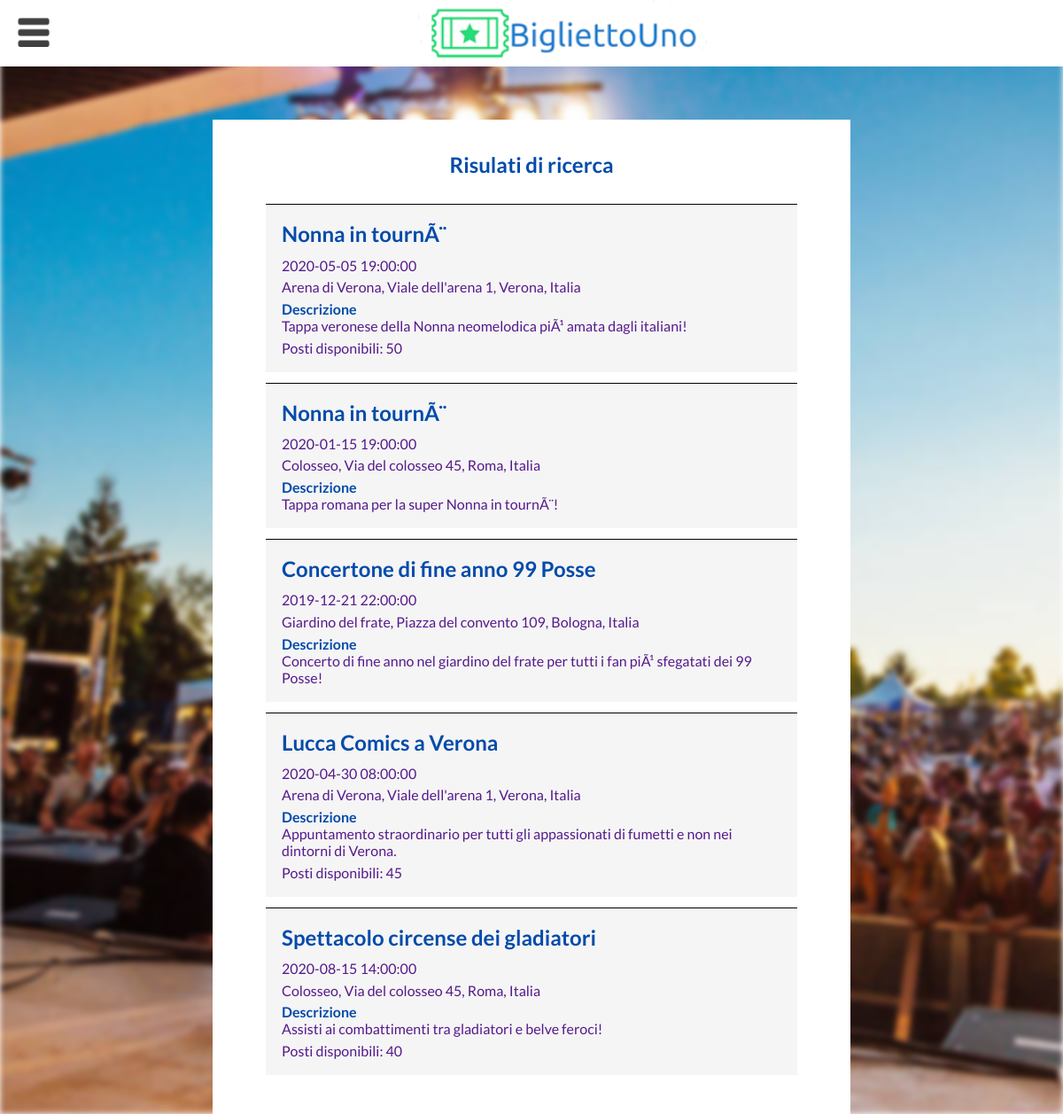
The page /search_results.php (signed in) on the database its author committed.
### tables this page shows
create table EVENTO (
     codEvento int not null,
     nomeEvento varchar(60) not null,
     dataEOra DATETIME not null,
     NSFC BIT(1) not null,
     descrizione varchar(600) not null,
     nomeImmagine varchar(30) not null,
     codLuogo int not null,
     emailOrganizzatore varchar(30) not null,
     constraint ID_EVENTO_ID primary key (codEvento));

### search_results.php (called while the page is built, shortened)
<?php
    require_once('bootstrap.php');
    $searchTerms["NSFC"] = isset($_SESSION["sessUser"]["NSFC"]) ? $_SESSION["sessUser"]["NSFC"] : 0;
    $templateParams["name"] = "search_results.php";
    $templateParams["title"] = "Risultati della ricerca";
    $templateParams["css"] = array("base.css", "events.css");
    $templateParams["js"] = array("https://ajax.googleapis.com/ajax/libs/jquery/3.4.1/jquery.min.js", "js/base.js");
    $templateParams["events"] = $dbh->searchEvent($searchTerms);
    require(TEMPLATE_DIR."base.php");
?>

### php/DatabaseHelper.php (called while the page is built, shortened)
<?php
class DatabaseHelper{
    private $db;
    public function __construct($servername, $username, $password, $dbname){
        $this->db = new mysqli($servername, $username, $password, $dbname);
    }
    public function searchEvent(array $searchParameters) {
        $queryEvento = "SELECT E.codEvento, E.nomeEvento, E.dataEOra, E.NSFC, E.descrizione, E.nomeImmagine, E.emailOrganizzatore,
                               L.codLuogo, L.nome AS nomeLuogo, L.indirizzo, L.capienzaMassima,
                               COUNT(P.codPrenotazione) as postiOccupati, (COUNT(P.codPrenotazione)/COUNT(P.codPosto) * 100) as percPostiOccupati, COUNT(P.codPosto) AS maxPostiDisponibili
                        FROM evento E, luogo L, posto P
                        WHERE E.codLuogo = L.codLuogo
                          AND p.codEvento = E.codEvento
                          AND E.NSFC <= ".$searchParameters["NSFC"];
        $queryEvento .= " GROUP BY E.codEvento, E.nomeEvento, E.dataEOra, E.NSFC, E.descrizione, E.nomeImmagine, E.emailOrganizzatore,
                                 L.codLuogo, L.nome, L.indirizzo, L.capienzaMassima
                        HAVING percPostiOccupati < 100";
        $queryCategorie = "SELECT EHC.codEvento, GROUP_CONCAT(ce.nomeCategoria SEPARATOR ', ') AS categorie
                           FROM evento_ha_categoria EHC, categoria_evento CE
                           WHERE EHC.codCategoria = ce.codCategoria";
        $queryCategorie .= " GROUP BY EHC.codEvento";
        $queryCompleta = "SELECT *
                          FROM (".$queryEvento.") AS tabEventi,
                               (".$queryCategorie.") AS tabCategorie
                          WHERE tabEventi.codEvento = tabCategorie.codEvento";
        $stmt = $this->db->prepare($queryCompleta);
        $stmt->execute();
        return $stmt->get_result()->fetch_all(MYSQLI_ASSOC);
    }
}
?>

### php/template/search_results.php (the view, shortened to what this page needs)
<div class="main-content">
    <section id="result_events" class="tabcontent">
        <h1> Risulati di ricerca </h1>
        <?php
            foreach ($templateParams["events"] as $event):
        ?>
        <a href="event_details.php?codEvento=<?php echo $event["codEvento"];?>">
            <article>
                <h2><?php echo $event["nomeEvento"];?></h2>
                <p><?php echo $event["dataEOra"];?></p>
                <p><?php echo $event["nomeLuogo"].", ".$event["indirizzo"];?></p>
                <p class="description_p"><?php echo '<span class="description_span">Descrizione</span>'.$event["descrizione"];?></p>
                <?php if($event["dataEOra"] > date("Y-m-d H:i:s")):?>
                <p>Posti disponibili: <?php echo min($event["capienzaMassima"], $event["maxPostiDisponibili"]) - $event["postiOccupati"]?></p>
                <?php endif; ?>
            </article>
        </a>
        <?php endforeach;?>
    </section>
</div>

### css/base.css (style rules this page uses)
h1, h2, h3, h4, h5, h6 { color: #034BAB; }
* { font-family: 'Lato', sans-serif; color: #551A8B; }
article p { margin-top: 1%; }
html, body { height: 100%; }
body, header, p, h1, h2, h3, h4, h5, h6, ul { margin: 0; padding: 0; }
body { display: flex; flex-direction: column; overflow-y: auto; font-size: 100%; }
.main-content { background-color: white; width: 85%; margin-left: 7.5%; margin-top: 5%; padding: 3% 5%; box-sizing: border-box; }
@media screen and (min-width:650px) { .main-content { width: 70%; margin-left: 15%; } }
@media screen and (min-width:812px) { .main-content { width: 60%; margin-left: 20%; } }

### css/events.css (style rules this page uses)
section > h1 { text-align: center; margin-bottom: 5%; }
section > a { text-decoration: none; }
section > a > article { background-color: whitesmoke; border-top: thin solid black; margin-bottom: 2%; overflow-y: auto; padding: 3%; }
section > a > article > h2 { padding-bottom: 1%; }
.description_span { display: block; font-weight: bold; color: #034BAB; }

### rows shown on the page
evento: nomeEvento "Nonna in tournÃ¨", dataEOra "2020-05-05 19:00:00", nomeLuogo "Arena di Verona", indirizzo "Viale dell'arena 1, Verona, Italia", descrizione "Tappa veronese della Nonna neomelodica piÃ¹ amata dagli italiani!", postiOccupati "50"
evento: nomeEvento "Nonna in tournÃ¨", dataEOra "2020-01-15 19:00:00", nomeLuogo "Colosseo", indirizzo "Via del colosseo 45, Roma, Italia", descrizione "Tappa romana per la super Nonna in tournÃ¨!"
evento: nomeEvento "Concertone di fine anno 99 Posse", dataEOra "2019-12-21 22:00:00", nomeLuogo "Giardino del frate", indirizzo "Piazza del convento 109, Bologna, Italia", descrizione "Concerto di fine anno nel giardino del frate per tutti i fan piÃ¹ sfegatati dei 99 Posse!"
evento: nomeEvento "Lucca Comics a Verona", dataEOra "2020-04-30 08:00:00", nomeLuogo "Arena di Verona", indirizzo "Viale dell'arena 1, Verona, Italia", descrizione "Appuntamento straordinario per tutti gli appassionati di fumetti e non nei dintorni di Verona.", postiOccupati "45"
evento: nomeEvento "Spettacolo circense dei gladiatori", dataEOra "2020-08-15 14:00:00", nomeLuogo "Colosseo", indirizzo "Via del colosseo 45, Roma, Italia", descrizione "Assisti ai combattimenti tra gladiatori e belve feroci!", postiOccupati "40"
